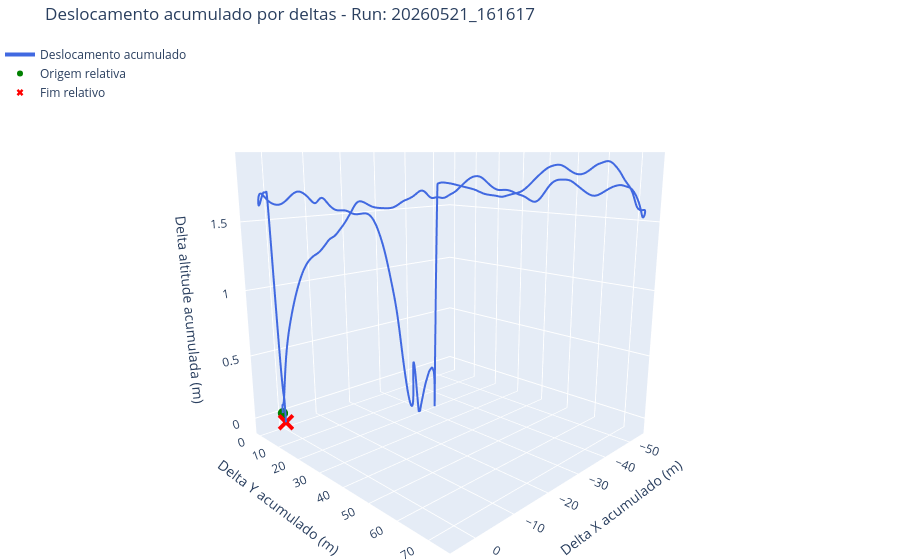
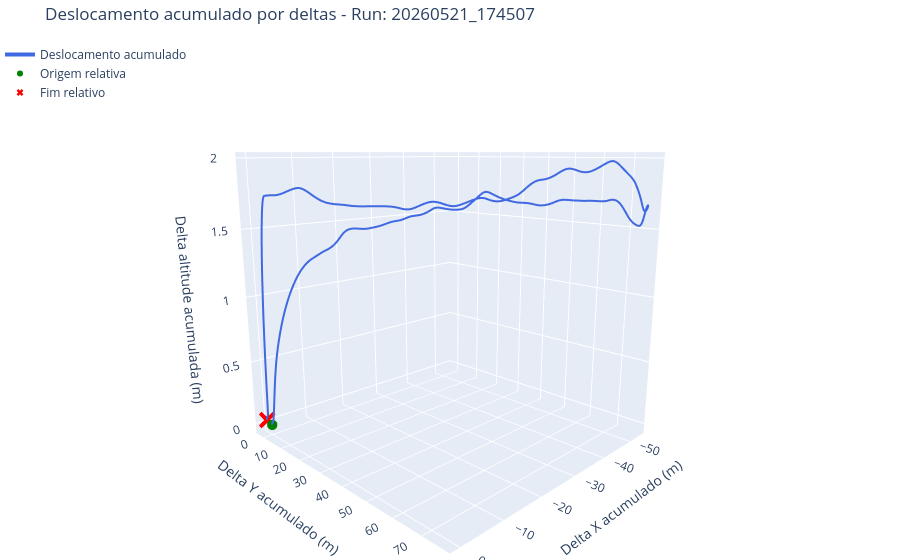
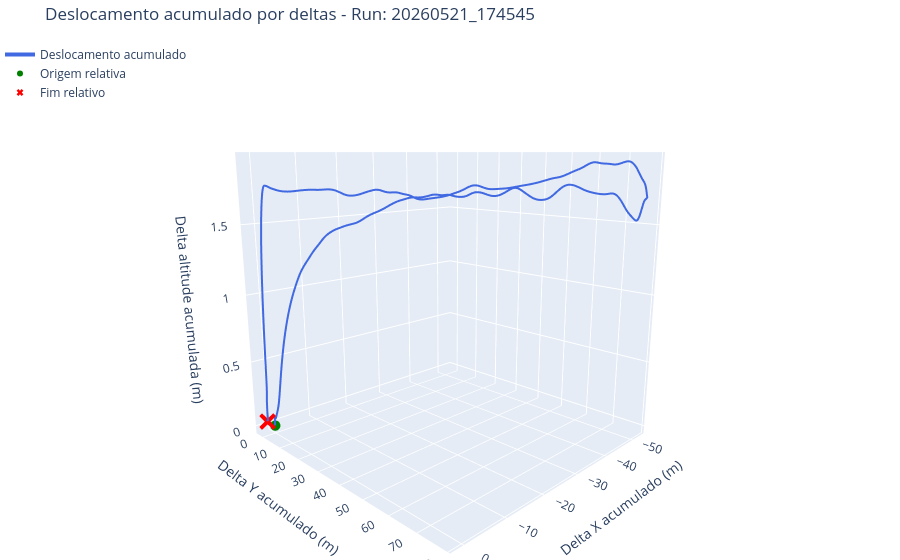
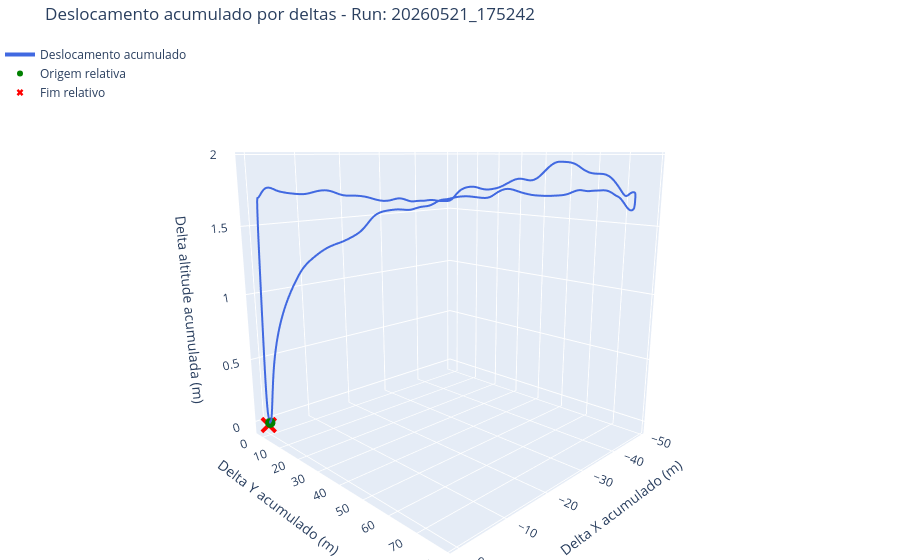

Notebook code cell kept with these figures, in order:
### Markdown cell above
#### Deslocamento acumulado relativo

### Code cell
for caminho, df in zip(caminhos_ficheiros, lista_dfs):
    timestamp = caminho.parent.name.replace("voo_teste_", "")
    fig_3d = go.Figure()
    fig_3d.add_trace(go.Scatter3d(x=df["x_rel"], y=df["y_rel"], z=df["altitude_rel"], mode="lines", line=dict(color="royalblue", width=4), name="Deslocamento acumulado"))
    fig_3d.add_trace(go.Scatter3d(x=[0.0], y=[0.0], z=[0.0], mode="markers", marker=dict(color="green", size=6), name="Origem relativa"))
    fig_3d.add_trace(go.Scatter3d(x=[df["x_rel"].iloc[-1]], y=[df["y_rel"].iloc[-1]], z=[df["altitude_rel"].iloc[-1]], mode="markers", marker=dict(color="red", size=6, symbol="x"), name="Fim relativo"))
    fig_3d.update_layout(title=f"Deslocamento acumulado por deltas - Run: {timestamp}", scene=dict(xaxis_title="Delta X acumulado (m)", yaxis_title="Delta Y acumulado (m)", zaxis_title="Delta altitude acumulada (m)", camera=dict(eye=dict(x=1.5, y=1.5, z=0.5))), legend=dict(x=0, y=1), margin=dict(l=0, r=0, b=0, t=40))
    fig_3d.show()

### Figure 1 — Plotly figure (JSON) as saved in the notebook; plotly's stock layout.template omitted (floating-point values rounded to 4 significant figures; data arrays with more than 128 entries replaced by an {"elided": "..."} marker saying what was removed)
{"data": [{"line": {"color": "royalblue", "width": 4}, "mode": "lines", "name": "Deslocamento acumulado", "type": "scatter3d", "x": {"elided": "3890 float values"}, "y": {"elided": "3890 float values"}, "z": {"elided": "3890 float values"}}, {"marker": {"color": "green", "size": 6}, "mode": "markers", "name": "Origem relativa", "type": "scatter3d", "x": [0], "y": [0], "z": [0]}, {"marker": {"color": "red", "size": 6, "symbol": "x"}, "mode": "markers", "name": "Fim relativo", "type": "scatter3d", "x": [0.08014], "y": [1.627], "z": [-0.06059]}], "layout": {"legend": {"x": 0, "y": 1}, "margin": {"b": 0, "l": 0, "r": 0, "t": 40}, "scene": {"camera": {"eye": {"x": 1.5, "y": 1.5, "z": 0.5}}, "xaxis": {"title": {"text": "Delta X acumulado (m)"}}, "yaxis": {"title": {"text": "Delta Y acumulado (m)"}}, "zaxis": {"title": {"text": "Delta altitude acumulada (m)"}}}, "title": {"text": "Deslocamento acumulado por deltas - Run: 20260521_161617"}}}

### Figure 2 — Plotly figure (JSON) as saved in the notebook; plotly's stock layout.template omitted (floating-point values rounded to 4 significant figures; data arrays with more than 128 entries replaced by an {"elided": "..."} marker saying what was removed)
{"data": [{"line": {"color": "royalblue", "width": 4}, "mode": "lines", "name": "Deslocamento acumulado", "type": "scatter3d", "x": {"elided": "2921 float values"}, "y": {"elided": "2921 float values"}, "z": {"elided": "2921 float values"}}, {"marker": {"color": "green", "size": 6}, "mode": "markers", "name": "Origem relativa", "type": "scatter3d", "x": [0], "y": [0], "z": [0]}, {"marker": {"color": "red", "size": 6, "symbol": "x"}, "mode": "markers", "name": "Fim relativo", "type": "scatter3d", "x": [0.4164], "y": [-1.78], "z": [0.03117]}], "layout": {"legend": {"x": 0, "y": 1}, "margin": {"b": 0, "l": 0, "r": 0, "t": 40}, "scene": {"camera": {"eye": {"x": 1.5, "y": 1.5, "z": 0.5}}, "xaxis": {"title": {"text": "Delta X acumulado (m)"}}, "yaxis": {"title": {"text": "Delta Y acumulado (m)"}}, "zaxis": {"title": {"text": "Delta altitude acumulada (m)"}}}, "title": {"text": "Deslocamento acumulado por deltas - Run: 20260521_174507"}}}

### Figure 3 — Plotly figure (JSON) as saved in the notebook; plotly's stock layout.template omitted (floating-point values rounded to 4 significant figures; data arrays with more than 128 entries replaced by an {"elided": "..."} marker saying what was removed)
{"data": [{"line": {"color": "royalblue", "width": 4}, "mode": "lines", "name": "Deslocamento acumulado", "type": "scatter3d", "x": {"elided": "3076 float values"}, "y": {"elided": "3076 float values"}, "z": {"elided": "3076 float values"}}, {"marker": {"color": "green", "size": 6}, "mode": "markers", "name": "Origem relativa", "type": "scatter3d", "x": [0], "y": [0], "z": [0]}, {"marker": {"color": "red", "size": 6, "symbol": "x"}, "mode": "markers", "name": "Fim relativo", "type": "scatter3d", "x": [1.212], "y": [-1.228], "z": [0.03769]}], "layout": {"legend": {"x": 0, "y": 1}, "margin": {"b": 0, "l": 0, "r": 0, "t": 40}, "scene": {"camera": {"eye": {"x": 1.5, "y": 1.5, "z": 0.5}}, "xaxis": {"title": {"text": "Delta X acumulado (m)"}}, "yaxis": {"title": {"text": "Delta Y acumulado (m)"}}, "zaxis": {"title": {"text": "Delta altitude acumulada (m)"}}}, "title": {"text": "Deslocamento acumulado por deltas - Run: 20260521_174545"}}}

### Figure 4 — Plotly figure (JSON) as saved in the notebook; plotly's stock layout.template omitted (floating-point values rounded to 4 significant figures; data arrays with more than 128 entries replaced by an {"elided": "..."} marker saying what was removed)
{"data": [{"line": {"color": "royalblue", "width": 4}, "mode": "lines", "name": "Deslocamento acumulado", "type": "scatter3d", "x": {"elided": "3027 float values"}, "y": {"elided": "3027 float values"}, "z": {"elided": "3027 float values"}}, {"marker": {"color": "green", "size": 6}, "mode": "markers", "name": "Origem relativa", "type": "scatter3d", "x": [0], "y": [0], "z": [0]}, {"marker": {"color": "red", "size": 6, "symbol": "x"}, "mode": "markers", "name": "Fim relativo", "type": "scatter3d", "x": [0.132], "y": [-0.5771], "z": [-0.02127]}], "layout": {"legend": {"x": 0, "y": 1}, "margin": {"b": 0, "l": 0, "r": 0, "t": 40}, "scene": {"camera": {"eye": {"x": 1.5, "y": 1.5, "z": 0.5}}, "xaxis": {"title": {"text": "Delta X acumulado (m)"}}, "yaxis": {"title": {"text": "Delta Y acumulado (m)"}}, "zaxis": {"title": {"text": "Delta altitude acumulada (m)"}}}, "title": {"text": "Deslocamento acumulado por deltas - Run: 20260521_175242"}}}
